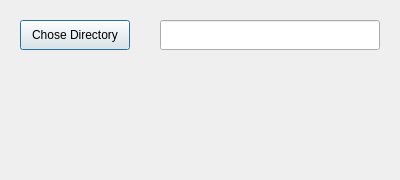
<?xml version="1.0" encoding="UTF-8"?>
<ui version="4.0">
 <class>Dialog</class>
 <widget class="QDialog" name="Dialog">
  <property name="geometry">
   <rect>
    <x>0</x>
    <y>0</y>
    <width>400</width>
    <height>180</height>
   </rect>
  </property>
  <property name="windowTitle">
   <string>Dialog</string>
  </property>
  <widget class="QPushButton" name="browse">
   <property name="geometry">
    <rect>
     <x>20</x>
     <y>20</y>
     <width>110</width>
     <height>30</height>
    </rect>
   </property>
   <property name="text">
    <string>Chose Directory</string>
   </property>
  </widget>
  <widget class="QLineEdit" name="lineEdit">
   <property name="geometry">
    <rect>
     <x>160</x>
     <y>20</y>
     <width>220</width>
     <height>30</height>
    </rect>
   </property>
  </widget>
 </widget>
 <resources/>
 <connections/>
</ui>
